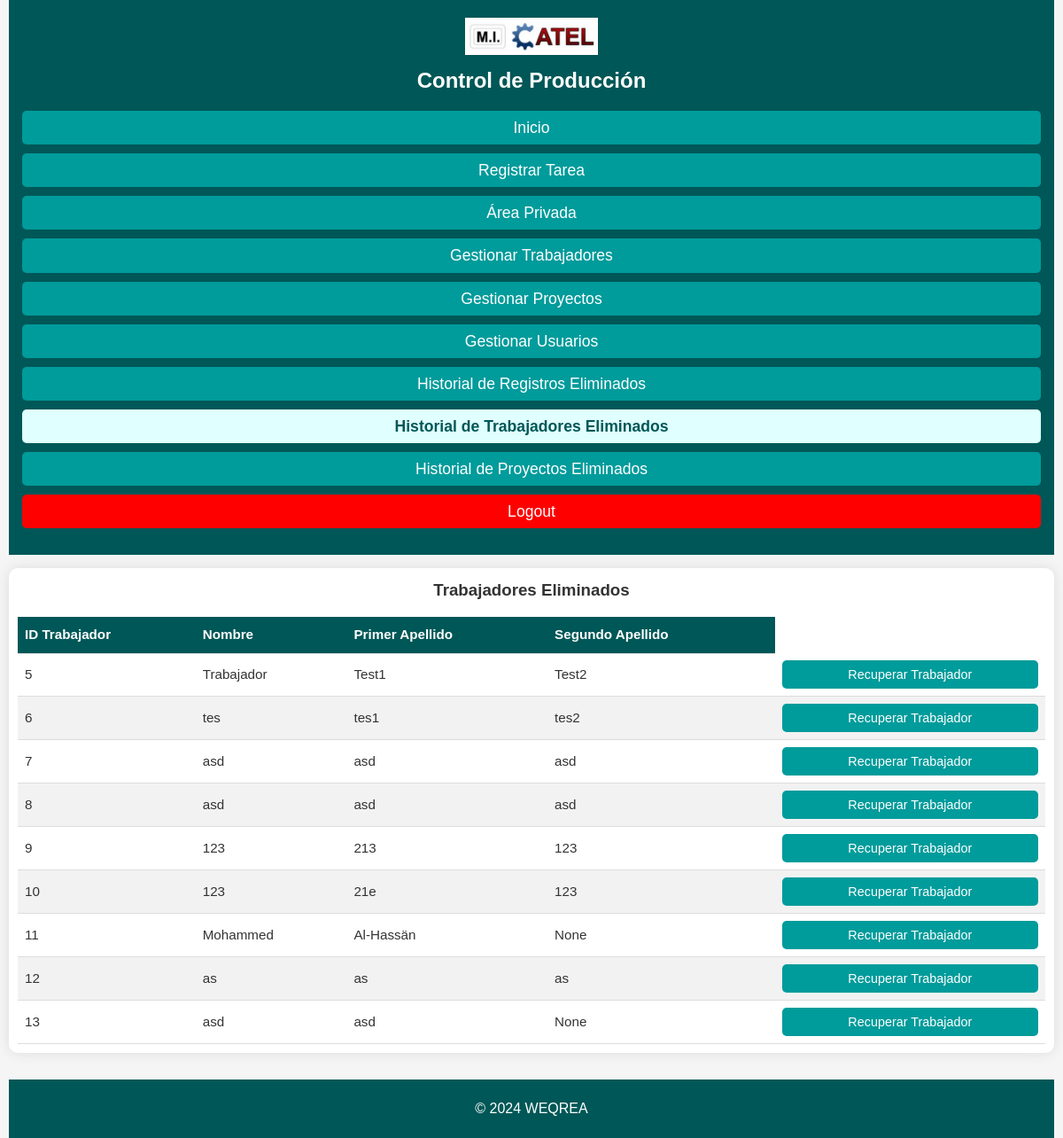
The page /historial_trabajadores (signed in) on the database as committed earlier.
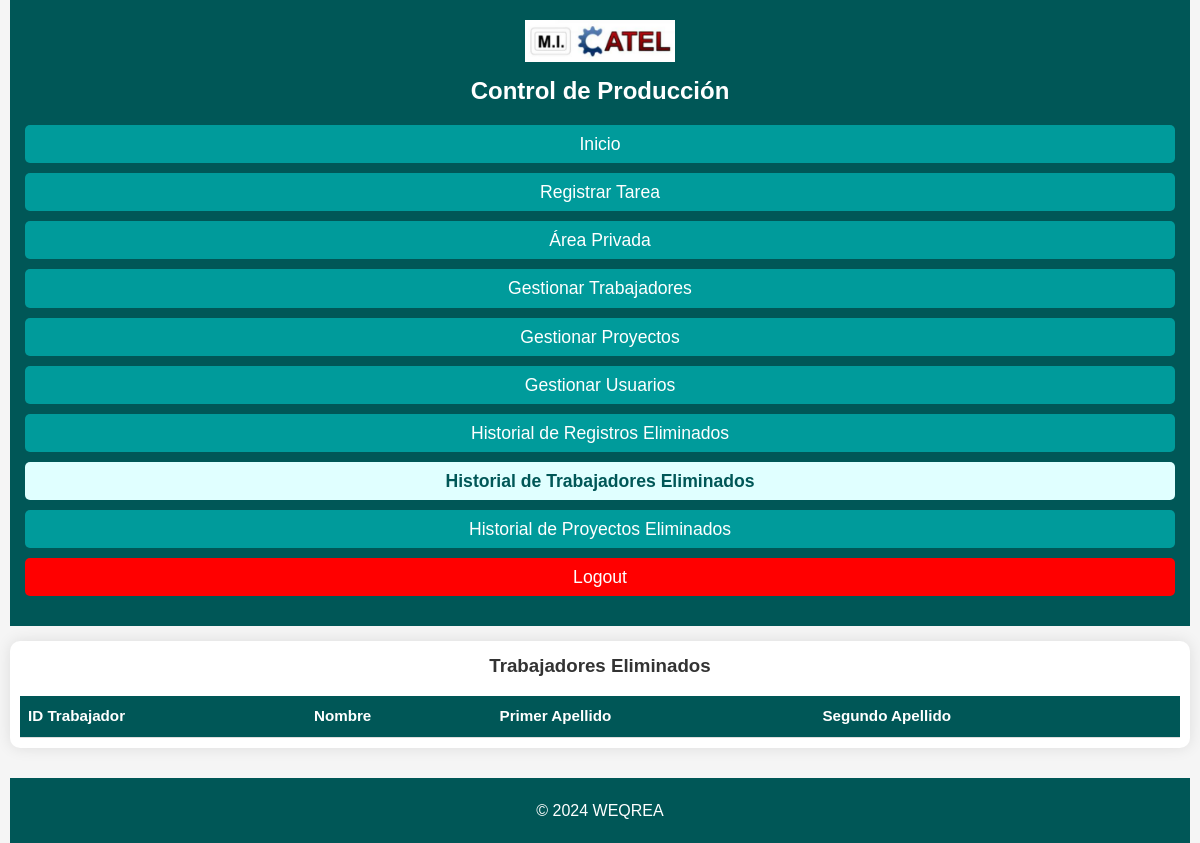
The same page on the database as committed later.
### app/models.py (models this page shows)
class RegistroTrabajadores(db.Model):
    __tablename__ = 'registro_trabajadores'
    ID_trabajador = db.Column(db.Integer, primary_key=True, autoincrement=True)
    PIN_trabajador = db.Column(db.Integer, unique=True)
    nombre_trabajador = db.Column(db.String, nullable=False)
    apellido1_trabajador = db.Column(db.String, nullable=False)
    apellido2_trabajador = db.Column(db.String)
    eliminado = db.Column(db.Boolean, default=False, nullable=False)  # Nueva columna

### app/routes.py (the view)
    @app.route('/historial_trabajadores')
    @login_required
    @jefe_taller_required  # Solo el Jefe de Taller puede acceder
    def historial_trabajadores():
        trabajadores_eliminados = RegistroTrabajadores.query.filter_by(eliminado=True).all()
        return render_template('historial_trabajadores.html', trabajadores=trabajadores_eliminados)

### app/routes.py (called while the page is built)
def login_required(f):
    @wraps(f)
    def decorated_function(*args, **kwargs):
        if 'usuario_id' not in session:
            flash('Debes iniciar sesión para acceder a esta página.', 'error')
            return redirect(url_for('login'))
        return f(*args, **kwargs)
    return decorated_function

def jefe_taller_required(f):
    @wraps(f)
    def decorated_function(*args, **kwargs):
        if 'rol' not in session or session['rol'] != 'jefe_taller':
            flash('No tienes permisos para acceder a esta página.', 'error')
            return redirect(url_for('home'))
        return f(*args, **kwargs)
    return decorated_function

### run.py (called while the page is built)
@app.before_request
def make_session_permanent():
    session.permanent = True

@app.after_request
def add_security_headers(response: Response):
    response.headers['X-Content-Type-Options'] = 'nosniff'
    return response

### app/templates/historial_trabajadores.html (shortened to what this page needs)
{% extends 'base.html' %}
{% block content %}
<div class="table-container">
    <h3>Trabajadores Eliminados</h3>
    <table>
        <thead>
            <tr>
                <th>ID Trabajador</th>
                <th>Nombre</th>
                <th>Primer Apellido</th>
                <th>Segundo Apellido</th>
            </tr>
        </thead>
        <tbody>
            {% for trabajador in trabajadores %}
            <tr>
                <td>{{ trabajador.ID_trabajador }}</td>
                <td>{{ trabajador.nombre_trabajador }}</td>
                <td>{{ trabajador.apellido1_trabajador }}</td>
                <td>{{ trabajador.apellido2_trabajador }}</td>
                <td>
                    <form method="POST" action="{{ url_for('recuperar_trabajador', id=trabajador.ID_trabajador) }}" onsubmit="return confirm('¿Estás seguro de que deseas recuperar este trabajador?');">
                        <button type="submit">Recuperar Trabajador</button>
                    </form>
                </td>
            </tr>
            {% endfor %}
        </tbody>
    </table>
</div>
{% endblock %}

### app/templates/base.html (shortened to what this page needs)
<!DOCTYPE html>
<html lang="es">
<head>
    <link rel="stylesheet" href="{{ url_for('static', filename='css/styles.css') }}">
</head>
<body>
    <header>
        <div class="header-container">
            <img src="{{ url_for('static', filename='logo.jpg') }}" alt="Logo de la Aplicación" class="logo">
            <h1>Control de Producción</h1>
        </div>
        <nav>
            <ul>
                <li><a href="{{ url_for('home') }}" class="{% if request.endpoint == 'home' %}active{% endif %}">Inicio</a></li>
                <li><a href="{{ url_for('registro_tarea') }}" class="{% if request.endpoint == 'registro_tarea' %}active{% endif %}">Registrar Tarea</a></li>
                {% if session['rol'] == 'jefe_taller' %}
                <li><a href="{{ url_for('visor_registros') }}" class="{% if request.endpoint == 'visor_registros' %}active{% endif %}">Área Privada</a></li>
                <li><a href="{{ url_for('gestionar_trabajadores') }}" class="{% if request.endpoint == 'gestionar_trabajadores' %}active{% endif %}">Gestionar Trabajadores</a></li>
                <li><a href="{{ url_for('gestionar_proyectos') }}" class="{% if request.endpoint == 'gestionar_proyectos' %}active{% endif %}">Gestionar Proyectos</a></li>
                <li><a href="{{ url_for('gestionar_usuarios') }}" class="{% if request.endpoint == 'gestionar_usuarios' %}active{% endif %}">Gestionar Usuarios</a></li>
                <li><a href="{{ url_for('historial_registros') }}" class="{% if request.endpoint == 'historial_registros' %}active{% endif %}">Historial de Registros Eliminados</a></li>
                <li><a href="{{ url_for('historial_trabajadores') }}" class="{% if request.endpoint == 'historial_trabajadores' %}active{% endif %}">Historial de Trabajadores Eliminados</a></li>
                <li><a href="{{ url_for('historial_proyectos') }}" class="{% if request.endpoint == 'historial_proyectos' %}active{% endif %}">Historial de Proyectos Eliminados</a></li>
                <li><a href="{{ url_for('logout') }}" class="delete-button">Logout</a></li>
                {% endif %}
            </ul>
        </nav>
    </header>
    <main>
        {% block content %}
        {% endblock %}
    </main>
    <footer>
        <p>&copy; 2024 WEQREA</p>
    </footer>
</body>
</html>

### app/static/css/styles.css (style rules this page uses)
* { margin: 0; padding: 0; box-sizing: border-box; }
body { font-family: 'Arial', sans-serif; background-color: #f5f5f5; color: #333; line-height: 1.6; padding: 0 10px; }
h1, h2, h3 { margin-bottom: 15px; color: #333; text-align: center; }
p { margin-bottom: 15px; }
header { background-color: #005757; color: #fff; padding: 20px 0; }
header h1 { font-size: 2rem; font-weight: bold; }
header nav { margin-top: 15px; }
header nav ul { list-style: none; display: flex; justify-content: center; }
header nav ul li { margin: 0 15px; }
header nav ul li a { display: inline-block; padding: 10px; border: none; background-color: #009B9B; color: white; font-size: 1.1rem; cursor: pointer; border-radius: 5px; transition: background-color 0.1s ease; text-decoration: none; text-align: center; }
nav ul li a.active { background-color: #E0FFFF; color: #005757; font-weight: bold; }
.header-container { display: flex; align-items: center; justify-content: center; position: relative; }
.header-container img.logo { width: 225px; height: auto; position: absolute; left: 20px; }
.header-container h1 { font-size: 2.5rem; color: #fff; margin: 0 auto; }
main { max-width: 100%; margin: 0 auto; padding: 20px; }
.table-container { width: 100%; overflow-x: auto; margin-top: 20px; background-color: white; padding: 20px; border-radius: 10px; box-shadow: 0 0 15px rgba(0, 0, 0, 0.1); }
.table-container table { width: 100%; border-collapse: collapse; background-color: white; border-radius: 10px; }
.table-container th, .table-container td { padding: 5px; text-align: left; border-bottom: 1px solid #ddd; }
.table-container th { background-color: #005757; color: white; font-weight: bold; }
.table-container tr:nth-child(odd) { background-color: #ffffff; }
nav .delete-button { background-color: red; }
footer { background-color: #005757; color: white; text-align: center; padding: 20px 0; margin-top: 30px; }
footer p { margin: 0; }
@media (max-width: 1200px) { header nav ul { flex-direction: column; align-items: stretch; width: 100%; } }
@media (max-width: 1200px) { header nav ul li { margin-bottom: 10px; } }
@media (max-width: 1200px) { header nav ul li a { display: block; padding: 5px; text-align: center; width: 100%; font-size: 1.1rem; } }
@media (max-width: 1200px) { .header-container { flex-direction: column; } }
@media (max-width: 1200px) { .header-container h1 { font-size: 1.5rem; text-align: center; } }
@media (max-width: 1200px) { .header-container img.logo { width: 150px; position: static; margin-bottom: 10px; } }
@media (max-width: 1200px) { main { margin: 10px 0px; padding: 0px; } }
@media (max-width: 1200px) { .form-container, .table-container { padding: 15px; } }
@media (max-width: 1200px) { .table-container { margin-top: 15px; padding: 10px; } }
@media (max-width: 1200px) { .table-container th, .table-container td { padding: 8px; font-size: 0.95rem; } }

Rows that differ between the two databases and show on the page:
removed RegistroTrabajadores: ID_trabajador "5", nombre_trabajador "Trabajador", apellido1_trabajador "Test1", apellido2_trabajador "Test2"
removed RegistroTrabajadores: ID_trabajador "6", nombre_trabajador "tes", apellido1_trabajador "tes1", apellido2_trabajador "tes2"
removed RegistroTrabajadores: ID_trabajador "7", nombre_trabajador "asd", apellido1_trabajador "asd", apellido2_trabajador "asd"
removed RegistroTrabajadores: ID_trabajador "8", nombre_trabajador "asd", apellido1_trabajador "asd", apellido2_trabajador "asd"
removed RegistroTrabajadores: ID_trabajador "9", nombre_trabajador "123", apellido1_trabajador "213", apellido2_trabajador "123"
removed RegistroTrabajadores: ID_trabajador "10", nombre_trabajador "123", apellido1_trabajador "21e", apellido2_trabajador "123"
removed RegistroTrabajadores: ID_trabajador "11", nombre_trabajador "Mohammed", apellido1_trabajador "Al-Hassän", apellido2_trabajador "None"
removed RegistroTrabajadores: ID_trabajador "12", nombre_trabajador "as", apellido1_trabajador "as", apellido2_trabajador "as"
removed RegistroTrabajadores: ID_trabajador "13", nombre_trabajador "asd", apellido1_trabajador "asd", apellido2_trabajador "None"
